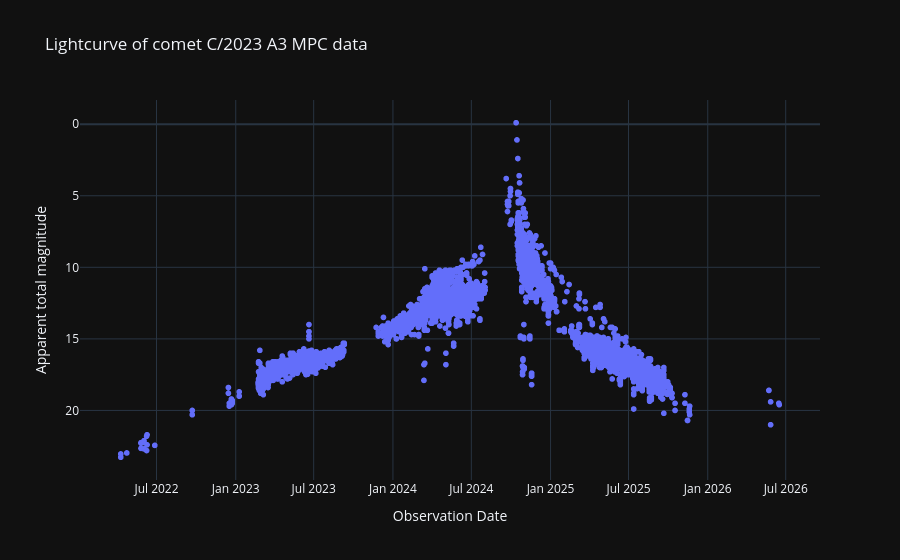

The notebook cell saved with this chart:
### Code cell
# Curva de luz cruda.
labels = {'obs_date':'Observation Date','magnitude':'Apparent total magnitude', 'obs_method_key' : 'Observation Method'}
fig = px.scatter(curva_de_luz_cruda_df, x='obs_date', y='magnitude', template= 'plotly_dark', labels= labels, title= f'Lightcurve of comet {nombre_cometa} MPC data')
fig.update_yaxes(autorange="reversed")
fig.show()

### Figure 1 — Plotly figure (JSON) as saved in the notebook; plotly's stock layout.template omitted (floating-point values rounded to 4 significant figures; data arrays with more than 128 entries replaced by an {"elided": "..."} marker saying what was removed)
{"data": [{"hovertemplate": "Observation Date=%{x}<br>Apparent total magnitude=%{y}<extra></extra>", "legendgroup": "", "marker": {"color": "#636efa", "symbol": "circle"}, "mode": "markers", "name": "", "showlegend": false, "type": "scattergl", "x": {"elided": "9536 str values"}, "xaxis": "x", "y": {"elided": "9536 float values"}, "yaxis": "y"}], "layout": {"legend": {"tracegroupgap": 0}, "title": {"text": "Lightcurve of comet C/2023 A3 MPC data"}, "xaxis": {"anchor": "y", "domain": [0, 1], "title": {"text": "Observation Date"}}, "yaxis": {"anchor": "x", "autorange": "reversed", "domain": [0, 1], "title": {"text": "Apparent total magnitude"}}}}
